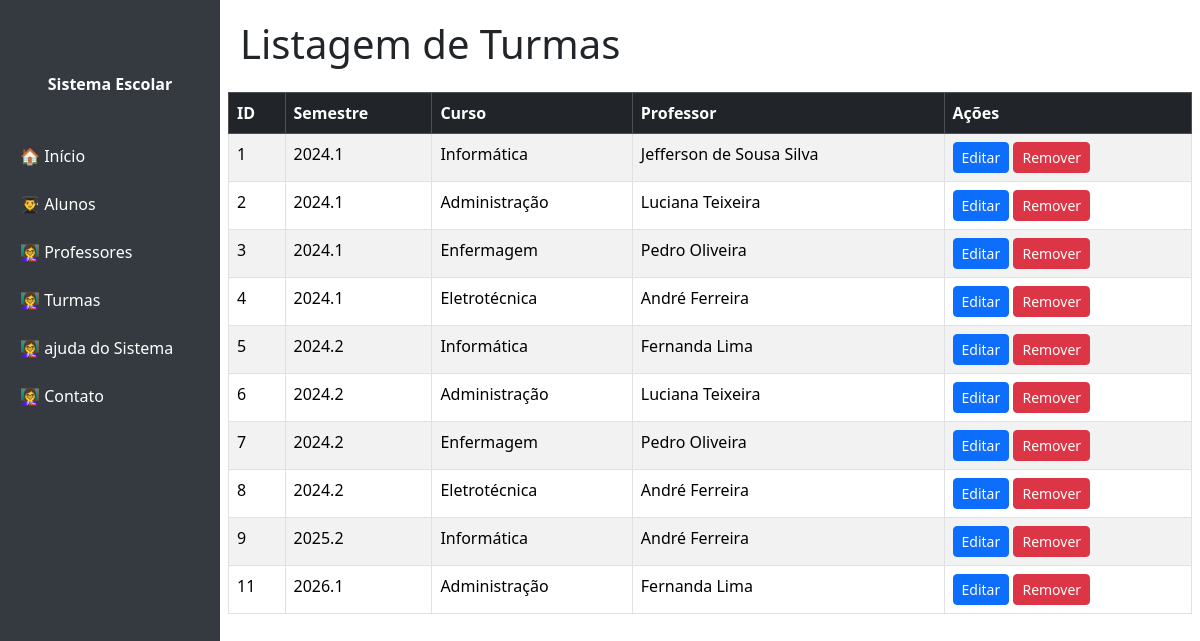
/turma, run on the app's committed database.
### tables this page shows
CREATE TABLE turma (
    id INTEGER PRIMARY KEY AUTOINCREMENT,
    semestre TEXT,
    curso_id INTEGER,
    professor_id INTEGER,
    FOREIGN KEY (curso_id) REFERENCES curso(id),
    FOREIGN KEY (professor_id) REFERENCES professor(id)
);

CREATE TABLE "curso" (
	"id"	INTEGER,
	"nome_curso"	TEXT NOT NULL,
	"duracao"	INTEGER,
	PRIMARY KEY("id" AUTOINCREMENT)
);

CREATE TABLE "professor" (
	"id"	INTEGER,
	"nome"	TEXT NOT NULL,
	"disciplina"	TEXT UNIQUE,
	PRIMARY KEY("id" AUTOINCREMENT)
);

### app - Copia.py (the view)
@app.route('/turma')
def listar_turma():
    DB_PATH = "banco_escola.db"
    conn = sqlite3.connect(DB_PATH)
    cursor = conn.cursor()
    cursor.execute('select turma.id, semestre, nome_curso, professor.nome from turma join curso on curso.id=turma.curso_id join professor on professor.id=turma.professor_id')
    lista = cursor.fetchall()
    return render_template('turma/lista.html',lista=lista)

### templates/turma/lista.html
{% include 'dashboard/cabecalho.html' %}
<h1 class="mb-4">Listagem de Turmas</h1>
<div class="row">
     <table class="table table-bordered table-striped">
          <thead class="table-dark">
          <tr>
              <th>ID</th>
              <th>Semestre</th>
              <th>Curso</th>
              <th>Professor</th>
              <th>Ações</th>
          </tr>
      </thead>
      <tbody>
      {% for item in lista %}
          <tr>
              <td>{{item[0]}}</td>
              <td>{{item[1]}}</td>
              <td>{{item[2]}}</td>
              <td>{{item[3]}}</td>
              <td>
                  <a href="/alunos/editar/{{item[0]}}" class="btn btn-primary btn-sm">Editar</a>
                  <a href="/alunos/remover/{{item[0]}}" class="btn btn-danger btn-sm"
                     onclick="return confirm('Tem certeza que deseja remover este registro?');">
                     Remover
                  </a>
              </td>
          </tr>
      {% endfor %}
      </tbody>
      </table>
</div>
{% include 'dashboard/rodape.html' %}

### templates/dashboard/cabecalho.html (style rules this page uses)
body { min-height: 100vh; }

### data on the page
turma: id "1", semestre "2024.1", nome_curso "Informática", nome "Jefferson de Sousa Silva"
turma: id "2", semestre "2024.1", nome_curso "Administração", nome "Luciana Teixeira"
turma: id "3", semestre "2024.1", nome_curso "Enfermagem", nome "Pedro Oliveira"
turma: id "4", semestre "2024.1", nome_curso "Eletrotécnica", nome "André Ferreira"
turma: id "5", semestre "2024.2", nome_curso "Informática", nome "Fernanda Lima"
turma: id "6", semestre "2024.2", nome_curso "Administração", nome "Luciana Teixeira"
turma: id "7", semestre "2024.2", nome_curso "Enfermagem", nome "Pedro Oliveira"
turma: id "8", semestre "2024.2", nome_curso "Eletrotécnica", nome "André Ferreira"
turma: id "9", semestre "2025.2", nome_curso "Informática", nome "André Ferreira"
turma: id "11", semestre "2026.1", nome_curso "Administração", nome "Fernanda Lima"
